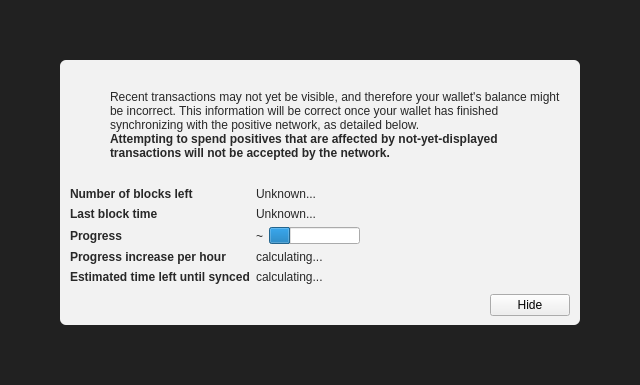
<?xml version="1.0" encoding="UTF-8"?>
<ui version="4.0">
 <class>ModalOverlay</class>
 <widget class="ModalOverlay" name="ModalOverlay">
  <property name="geometry">
   <rect>
    <x>0</x>
    <y>0</y>
    <width>640</width>
    <height>385</height>
   </rect>
  </property>
  <property name="windowTitle">
   <string>Form</string>
  </property>
  <layout class="QVBoxLayout" name="verticalLayout" stretch="0">
   <property name="sizeConstraint">
    <enum>QLayout::SetDefaultConstraint</enum>
   </property>
   <property name="leftMargin">
    <number>0</number>
   </property>
   <property name="topMargin">
    <number>0</number>
   </property>
   <property name="rightMargin">
    <number>0</number>
   </property>
   <property name="bottomMargin">
    <number>0</number>
   </property>
   <item>
    <widget class="QWidget" name="bgWidget" native="true">
     <property name="styleSheet">
      <string notr="true">#bgWidget { background: rgba(0,0,0,220); }</string>
     </property>
     <layout class="QVBoxLayout" name="verticalLayoutMain" stretch="1">
      <property name="leftMargin">
       <number>60</number>
      </property>
      <property name="topMargin">
       <number>60</number>
      </property>
      <property name="rightMargin">
       <number>60</number>
      </property>
      <property name="bottomMargin">
       <number>60</number>
      </property>
      <item>
       <widget class="QWidget" name="contentWidget" native="true">
        <property name="styleSheet">
         <string notr="true">#contentWidget { background: rgba(255,255,255,240); border-radius: 6px; }

QLabel { color: rgb(40,40,40);  }</string>
        </property>
        <layout class="QVBoxLayout" name="verticalLayoutSub" stretch="1,0,0,0">
         <property name="spacing">
          <number>0</number>
         </property>
         <property name="leftMargin">
          <number>10</number>
         </property>
         <property name="topMargin">
          <number>10</number>
         </property>
         <property name="rightMargin">
          <number>10</number>
         </property>
         <property name="bottomMargin">
          <number>10</number>
         </property>
         <item>
          <layout class="QHBoxLayout" name="horizontalLayoutIconText" stretch="0,1">
           <property name="topMargin">
            <number>20</number>
           </property>
           <item>
            <layout class="QVBoxLayout" name="verticalLayoutIcon">
             <property name="leftMargin">
              <number>0</number>
             </property>
             <item>
              <widget class="QPushButton" name="warningIcon">
               <property name="enabled">
                <bool>false</bool>
               </property>
               <property name="text">
                <string/>
               </property>
               <property name="icon">
                <iconset>
                 <normaloff>:/icons/warning</normaloff>
                 <disabledoff>:/icons/warning</disabledoff>:/icons/warning</iconset>
               </property>
               <property name="iconSize">
                <size>
                 <width>48</width>
                 <height>48</height>
                </size>
               </property>
               <property name="flat">
                <bool>true</bool>
               </property>
              </widget>
             </item>
             <item>
              <spacer name="verticalSpacerWarningIcon">
               <property name="orientation">
                <enum>Qt::Vertical</enum>
               </property>
               <property name="sizeHint" stdset="0">
                <size>
                 <width>20</width>
                 <height>40</height>
                </size>
               </property>
              </spacer>
             </item>
            </layout>
           </item>
           <item>
            <layout class="QVBoxLayout" name="verticalLayoutInfoText">
             <property name="leftMargin">
              <number>0</number>
             </property>
             <property name="topMargin">
              <number>0</number>
             </property>
             <item>
              <widget class="QLabel" name="infoText">
               <property name="text">
                <string>Recent transactions may not yet be visible, and therefore your wallet's balance might be incorrect. This information will be correct once your wallet has finished synchronizing with the positive network, as detailed below.</string>
               </property>
               <property name="textFormat">
                <enum>Qt::RichText</enum>
               </property>
               <property name="wordWrap">
                <bool>true</bool>
               </property>
              </widget>
             </item>
             <item>
              <widget class="QLabel" name="infoTextStrong">
               <property name="font">
                <font>
                 <weight>75</weight>
                 <bold>true</bold>
                </font>
               </property>
               <property name="text">
                <string>Attempting to spend positives that are affected by not-yet-displayed transactions will not be accepted by the network.</string>
               </property>
               <property name="textFormat">
                <enum>Qt::RichText</enum>
               </property>
               <property name="wordWrap">
                <bool>true</bool>
               </property>
              </widget>
             </item>
             <item>
              <spacer name="verticalSpacerInTextSpace">
               <property name="orientation">
                <enum>Qt::Vertical</enum>
               </property>
               <property name="sizeHint" stdset="0">
                <size>
                 <width>20</width>
                 <height>40</height>
                </size>
               </property>
              </spacer>
             </item>
            </layout>
           </item>
          </layout>
         </item>
         <item>
          <spacer name="verticalSpacerAfterText">
           <property name="orientation">
            <enum>Qt::Vertical</enum>
           </property>
           <property name="sizeHint" stdset="0">
            <size>
             <width>20</width>
             <height>40</height>
            </size>
           </property>
          </spacer>
         </item>
         <item>
          <layout class="QFormLayout" name="formLayout">
           <property name="fieldGrowthPolicy">
            <enum>QFormLayout::FieldsStayAtSizeHint</enum>
           </property>
           <property name="horizontalSpacing">
            <number>6</number>
           </property>
           <property name="verticalSpacing">
            <number>6</number>
           </property>
           <property name="topMargin">
            <number>10</number>
           </property>
           <item row="0" column="0">
            <widget class="QLabel" name="labelNumberOfBlocksLeft">
             <property name="font">
              <font>
               <weight>75</weight>
               <bold>true</bold>
              </font>
             </property>
             <property name="text">
              <string>Number of blocks left</string>
             </property>
            </widget>
           </item>
           <item row="0" column="1">
            <widget class="QLabel" name="numberOfBlocksLeft">
             <property name="text">
              <string>Unknown...</string>
             </property>
            </widget>
           </item>
           <item row="1" column="0">
            <widget class="QLabel" name="labelLastBlockTime">
             <property name="font">
              <font>
               <weight>75</weight>
               <bold>true</bold>
              </font>
             </property>
             <property name="text">
              <string>Last block time</string>
             </property>
            </widget>
           </item>
           <item row="1" column="1">
            <widget class="QLabel" name="newestBlockDate">
             <property name="sizePolicy">
              <sizepolicy hsizetype="Maximum" vsizetype="Preferred">
               <horstretch>0</horstretch>
               <verstretch>0</verstretch>
              </sizepolicy>
             </property>
             <property name="text">
              <string>Unknown...</string>
             </property>
            </widget>
           </item>
           <item row="2" column="0">
            <widget class="QLabel" name="labelSyncDone">
             <property name="font">
              <font>
               <weight>75</weight>
               <bold>true</bold>
              </font>
             </property>
             <property name="text">
              <string>Progress</string>
             </property>
            </widget>
           </item>
           <item row="2" column="1">
            <layout class="QHBoxLayout" name="horizontalLayoutSync" stretch="0,1">
             <item>
              <widget class="QLabel" name="percentageProgress">
               <property name="text">
                <string notr="true">~</string>
               </property>
              </widget>
             </item>
             <item>
              <widget class="QProgressBar" name="progressBar">
               <property name="value">
                <number>24</number>
               </property>
               <property name="format">
                <string/>
               </property>
              </widget>
             </item>
            </layout>
           </item>
           <item row="4" column="0">
            <widget class="QLabel" name="labelProgressIncrease">
             <property name="font">
              <font>
               <weight>75</weight>
               <bold>true</bold>
              </font>
             </property>
             <property name="text">
              <string>Progress increase per hour</string>
             </property>
            </widget>
           </item>
           <item row="4" column="1">
            <widget class="QLabel" name="progressIncreasePerH">
             <property name="text">
              <string>calculating...</string>
             </property>
            </widget>
           </item>
           <item row="5" column="0">
            <widget class="QLabel" name="labelEstimatedTimeLeft">
             <property name="font">
              <font>
               <weight>75</weight>
               <bold>true</bold>
              </font>
             </property>
             <property name="text">
              <string>Estimated time left until synced</string>
             </property>
            </widget>
           </item>
           <item row="5" column="1">
            <widget class="QLabel" name="expectedTimeLeft">
             <property name="text">
              <string>calculating...</string>
             </property>
            </widget>
           </item>
          </layout>
         </item>
         <item>
          <layout class="QHBoxLayout" name="horizontalLayoutButtons">
           <property name="leftMargin">
            <number>10</number>
           </property>
           <property name="topMargin">
            <number>10</number>
           </property>
           <item>
            <spacer name="horizontalSpacer">
             <property name="orientation">
              <enum>Qt::Horizontal</enum>
             </property>
             <property name="sizeHint" stdset="0">
              <size>
               <width>40</width>
               <height>20</height>
              </size>
             </property>
            </spacer>
           </item>
           <item>
            <widget class="QPushButton" name="closeButton">
             <property name="text">
              <string>Hide</string>
             </property>
            </widget>
           </item>
          </layout>
         </item>
        </layout>
       </widget>
      </item>
     </layout>
    </widget>
   </item>
  </layout>
 </widget>
 <customwidgets>
  <customwidget>
   <class>ModalOverlay</class>
   <extends>QWidget</extends>
   <header>qt/modaloverlay.h</header>
   <container>1</container>
  </customwidget>
 </customwidgets>
 <resources/>
 <connections/>
</ui>
